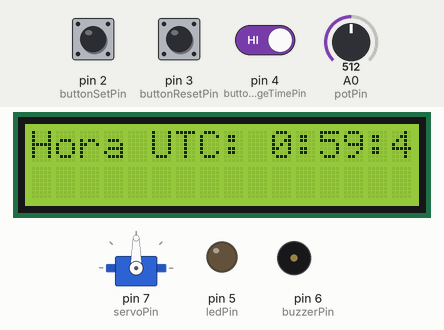
Bench run of a sketch on a simulated Arduino Uno, built with avr-gcc and run on an emulated ATmega328P. Parts: 16×2 character LCD, servo, output pins drawn as LEDs (lit = HIGH), buzzer (waves = sounding, pin HIGH). The inputs (shaded band) are chosen by the test bench; at power-on: pin 2 (buttonSetPin) HIGH, pin 3 (buttonResetPin) HIGH, pin 4 (buttonChangeTimePin) HIGH, A0 (potPin) = 512.

Above: at 1.2 s.
1.3 s: pin 2 (buttonSetPin) pulled LOW for 3.2 s
At 2.6 s:
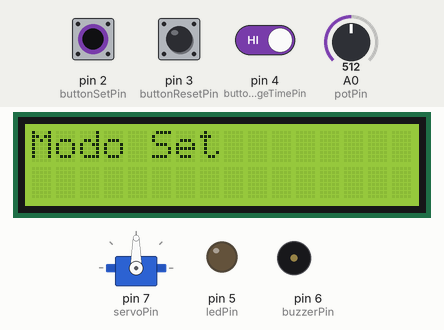
6.0 s: pin 3 (buttonResetPin) pulled LOW for 0.6 s
At 6.9 s:
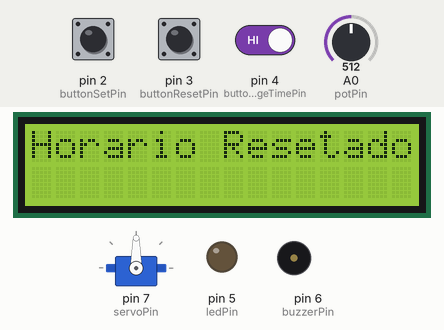
9.6 s: pin 3 (buttonResetPin) pulled LOW for 1 s
13.6 s: pin 3 (buttonResetPin) pulled LOW for 3.2 s
19.8 s: pin 2 (buttonSetPin) driven LOW and pin 4 (buttonChangeTimePin) driven LOW
At 21.5 s:
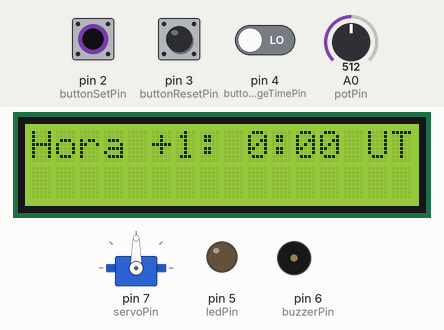
22.8 s: pin 2 (buttonSetPin) driven HIGH
At 26.6 s:
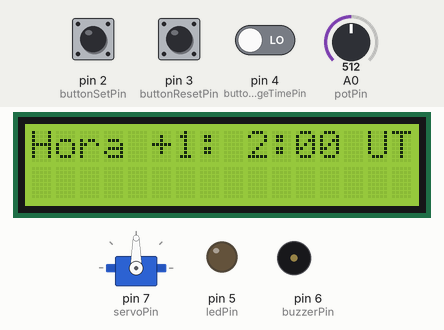
Timing chart, 0 to 26.8 s (numbered marks = the images above; inputs shaded):
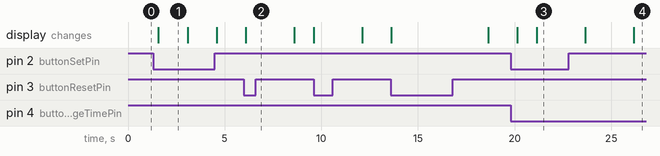

The sketch:

Dispenser_Remedio_src.ino
```cpp
#include <LiquidCrystal.h>
#include <Servo.h>

// Pinos
const int buttonSetPin = 2;       // Botão para setar o horário
const int buttonResetPin = 3;     // Botão para resetar o cronograma
const int buttonChangeTimePin = 4;  // Botão para mudar o horário quando em modo "set"
const int servoPin = 7;           // Pino de controle do servo motor
const int buzzerPin = 6;          // Pino do buzzer
const int ledPin = 5;             // Pino do LED
const int potPin = A0;            // Pino do potenciômetro para controlar a luminosidade

// Definir LCD (sem I2C)
LiquidCrystal lcd(13,12,8,9,10,11);  // Pinos conforme sua conexão

// Inicialização do servo motor
Servo servo;

// Variáveis
int targetHour = -1;              // Horário para o servo atuar (em UTC)
bool settingTime = false;         // Modo de configuração de horário
unsigned long lastMillis = 0;     // Controle de tempo para evitar múltiplos cliques rápidos nos botões
unsigned long lastSecondMillis = 0; // Armazenar o tempo da última atualização (em milissegundos)
unsigned long lastButtonMillisSet = 0;
unsigned long lastButtonMillisReset = 0;
unsigned long lastButtonMillisChangeTime = 0;
int currentHour = 0;
int currentMinute = 0;
int currentSecond = 0;

// Hora inicial fixa (ajuste conforme necessário)
int initialHour = 0;  // Hora de início (10h)
int initialMinute = 59;  // Minuto de início (30min)
int initialSecond = 40;   // Segundo de início (0s)

void setup() {
  lcd.begin(16, 2);
  servo.attach(servoPin);

  pinMode(buttonSetPin, INPUT_PULLUP);
  pinMode(buttonResetPin, INPUT_PULLUP);
  pinMode(buttonChangeTimePin, INPUT_PULLUP);
  pinMode(buzzerPin, OUTPUT);    // Definir pino do buzzer como saída
  pinMode(ledPin, OUTPUT);       // Definir pino do LED como saída

  // Inicializar hora, minuto e segundo com valores predefinidos
  currentHour = initialHour;
  currentMinute = initialMinute;
  currentSecond = initialSecond;
}

void loop() {
  // Atualizar o tempo (usando millis() para manter o tempo sem o uso de RTC ou TimeLib)
  unsigned long currentMillis = millis();
  if (currentMillis - lastSecondMillis >= 1000) {  // A cada 1 segundo
    lastSecondMillis = currentMillis;
    currentSecond++;

    if (currentSecond >= 60) {
      currentSecond = 0;
      currentMinute++;
    }
    if (currentMinute >= 60) {
      currentMinute = 0;
      currentHour++;
    }
    if (currentHour >= 24) {
      currentHour = 0;
    }
  }

  // Ajustar o contraste do LCD com o valor do potenciômetro conectado ao VO do LCD
  int potValue = analogRead(potPin);  // Lê o valor do potenciômetro (0 a 1023)
  int contrastValue = map(potValue, 0, 1023, 0, 255);  // Mapeia o valor para o intervalo 0-255
  // O ajuste do contraste será feito diretamente no pino VO do LCD, então não precisamos de 'analogWrite'
  // O controle físico do potenciômetro já está lidando com isso diretamente

  // Exibir hora no LCD
  lcd.setCursor(0, 0);
  lcd.print("Hora UTC: ");
  lcd.print(currentHour);
  lcd.print(":");
  if (currentMinute < 10) lcd.print("0");
  lcd.print(currentMinute);
  lcd.print(":");
  if (currentSecond < 10) lcd.print("0");
  lcd.print(currentSecond);

  // Verificar se é o momento de acionar o servo (se o horário atingir o horário configurado)
  if (currentHour == targetHour && currentMinute == 0 && currentSecond == 0) {
    // Acionar o servo
    servo.write(180);  // Mover o servo para 90 graus (exemplo)
    delay(1000);  // Mover o servo e esperar para evitar múltiplos acionamentos
    servo.write(0);  // Voltar o servo para a posição inicial

    // Acionar o buzzer
    tone(buzzerPin, 1000);  // Emite um som de 1000 Hz
    digitalWrite(ledPin, HIGH);  // Acende o LED

    delay(2000);  // Aguarda 2 segundos (tempo de buzzer e LED ligado)

    // Desligar o buzzer e o LED
    noTone(buzzerPin);  // Desliga o buzzer
    digitalWrite(ledPin, LOW);  // Apaga o LED
    delay(1000);  // Atraso para evitar múltiplos acionamentos
  }

  // Verificar os botões
  checkButtons();

  delay(500);  // Atraso para evitar flicker no LCD
}

// Função para verificar os botões
void checkButtons() {

  // Botão "Set" (Alterna entre configuração de horário e modo normal)
  if (digitalRead(buttonSetPin) == LOW && (millis() - lastButtonMillisSet) > 500) {
    lastButtonMillisSet = millis(); // Controla o debounce

    // Alterna entre o modo de configuração e o modo normal
    settingTime = !settingTime;

    if (settingTime) {
      lcd.clear();
      lcd.setCursor(0, 0);
      lcd.print("Modo Set");
      delay(1000); // Exibe "Modo Set" por 1 segundo para indicar que está no modo de configuração
    } else {
      lcd.clear();
      lcd.setCursor(0, 0);
      lcd.print("Modo Normal");
      delay(1000); // Exibe "Modo Normal" por 1 segundo para indicar que voltou ao modo normal
    }
  }

  // Botão "Reset" (Apaga o cronograma)
  if (digitalRead(buttonResetPin) == LOW && (millis() - lastButtonMillisReset) > 500) {
    lastButtonMillisReset = millis();
    targetHour = -1;  // Resetar horário configurado
    lcd.clear();
    lcd.setCursor(0, 0);
    lcd.print("Horario Resetado");
    delay(2000);
  }

  // Botão "Mudar Hora" (Só funciona quando está no modo de configuração)
  if (digitalRead(buttonChangeTimePin) == LOW && (millis() - lastButtonMillisChangeTime) > 500) {
    lastButtonMillisChangeTime = millis();

    if (settingTime) {
      // Mudar a hora configurada em 1 hora
      targetHour = (targetHour + 1) % 24;  // Incrementa 1 hora, e se passar de 23, volta para 0
      lcd.clear();
      lcd.setCursor(0, 0);
      lcd.print("Hora +1: ");
      lcd.print(targetHour);
      lcd.print(":00 UTC");
      delay(2000);
    }
  }
}
```

Measured:
- after the input at 1.3 s, the display: changes after 0.28 s (image 1)
- after the input at 6.0 s, the display: changes after 0.10 s (image 2)
- after the input at 19.8 s, the display: first changes after 0.35 s (image 3 shows a later state)
- what the display in image 1 shows lasts 1.5 s, from 1.6 s to 3.1 s
